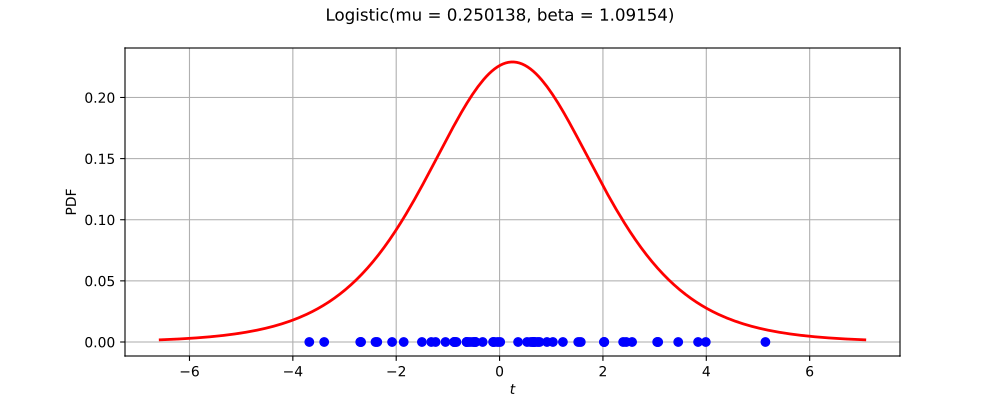

Recreate this plot in Python.
import openturns as ot
from matplotlib import pyplot as plt
from openturns.viewer import View
ot.RandomGenerator.SetSeed(0)
factory = ot.LogisticFactory()
ref = factory.build()
dimension = ref.getDimension()
if dimension <= 2:
    if dimension == 1:
        sample = ref.getSample(50)
        distribution = factory.build(sample)
        distribution.setDescription(['$t$'])
        pdf_graph = distribution.drawPDF(256)
        cloud = ot.Cloud(sample, ot.Sample(sample.getSize(), 1))
        cloud.setColor('blue')
        cloud.setPointStyle('fcircle')
        pdf_graph.add(cloud)
        pdf_graph.setTitle(str(distribution))
        fig = plt.figure(figsize=(10, 4))
        pdf_axis = fig.add_subplot(111)
        View(pdf_graph, figure=fig, axes=[pdf_axis], add_legend=False)
    else:
        sample = ref.getSample(500)
        distribution = factory.build(sample)
        distribution.setDescription(['$t_0$', '$t_1$'])
        pdf_graph = distribution.drawPDF([256]*2)
        cloud = ot.Cloud(sample)
        cloud.setColor('red')
        cloud.setPointStyle('fcircle')
        pdf_graph.add(cloud)
        pdf_graph.setTitle(str(distribution))
        fig = plt.figure(figsize=(10, 4))
        pdf_axis = fig.add_subplot(111)
        View(pdf_graph, figure=fig, axes=[pdf_axis], add_legend=False, square_axes=True)
